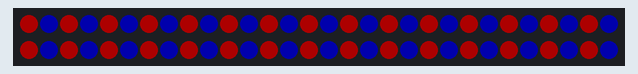
Recording of a sketch running on a simulated Arduino Uno, built with avr-gcc and run on an emulated ATmega328P. On the bench: 60 RGB LEDs in strip order, left to right, continuing on the next row. Dim RGB values are drawn brighter than linear.

Above: at 0.05 s.
At 92.62 s:
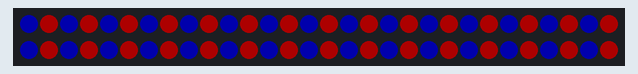

The sketch:

flow_light_4.ino
```cpp
#include <Adafruit_NeoPixel.h>

Adafruit_NeoPixel strip(60, 13, NEO_GRB + NEO_KHZ800);

void setup() {
  // put your setup code here, to run once:
  strip.begin();


}

void loop() {
  // put your main code here, to run repeatedly:

  int i = 0;

  for(i = 0; i < 30; i++){
    strip.setPixelColor(i * 2, strip.Color(50, 0, 0));
    strip.setPixelColor(i * 2 + 1, strip.Color(0, 0, 50));
  }
  strip.show();

  delay(100);

  for(i = 0; i < 60; i++){
    strip.setPixelColor(i, strip.Color(0, 0, 0));
  }
  strip.show();

  delay(100);

  for(i = 0; i < 30; i++){
    strip.setPixelColor(i * 2, strip.Color(0, 0, 50));
    strip.setPixelColor(i * 2 + 1, strip.Color(50, 0, 0));
  }
  strip.show();

  delay(100);

  for(i = 0; i < 60; i++){
    strip.setPixelColor(i, strip.Color(0, 0, 0));
  }
  strip.show();

  delay(100);

}
```
